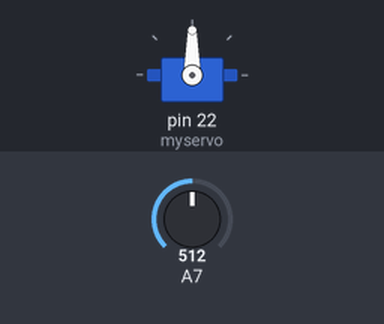
This sketch was run on a simulated Arduino Mega 2560, built with avr-gcc and run on an emulated ATmega2560. Shown: servo. The test bench sets the inputs (shaded band); at power-on: A7 = 512.

Above: at 1.2 s.
1.3 s: A7 set to 0
At 7.4 s:
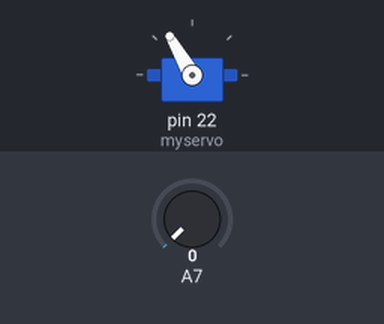
At 11.95 s:
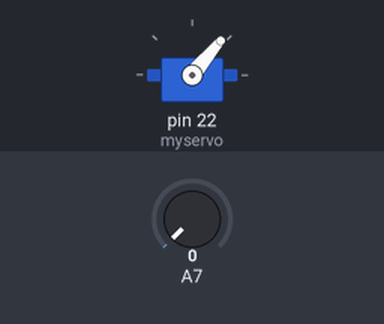
Timing chart, 0 to 13.6 s (numbered marks = the images above; inputs shaded):
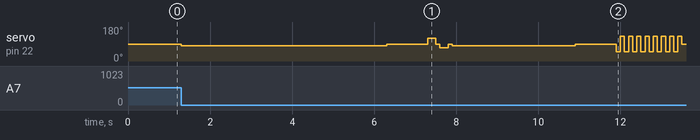

The sketch:

clock.ino
```cpp
#include <Servo.h>

#define t1 5000 //avanti normale
#define t2 1000 // pausa
#define t3 200  // passetto indietro
#define t4 100 // pausa
#define t5 200 // passetto avanti
#define t6 100 // pausa
#define t7 3000 // avanti normale
#define t8 1000 // pausa
#define t9 100 // ripetuti avanti indietro
#define t10 5000 // indietro veloce fino a preistoria

Servo myservo;  // create servo object to control a servo

int potpin = 23;  // analog pin used to connect the potentiometer
int val;    // variable to read the value from the analog pin

void setup() {
  myservo.attach(22);  // attaches the servo on pin 9 to the servo object
}

void loop() {
  val = analogRead(potpin);            // reads the value of the potentiometer (value between 0 and 1023)
  val = map(val, 0, 1023, 0, 180);     // scale it to use it with the servo (value between 0 and 180)
  Serial.println(val);
  myservo.write(90);
  if (val == 0) {
    myservo.write(80);
    delay(t1);
    myservo.write(90);
    delay(t2);
    myservo.write(120);
    delay(t3);
    myservo.write(90);
    delay(t4);
    myservo.write(70);
    delay(t5);
    myservo.write(90);
    delay(t6);
    myservo.write(80);
    delay(t7);
    myservo.write(90);
    delay(t8);
    for (int i = 0 ; i < 8; i++) {
      myservo.write(50);
      delay(t9);
      myservo.write(130);
      delay(t9);
    }
    myservo.write(90);
    delay(t8);
    myservo.write(180);
    delay(t10);
    myservo.write(90);
  }
  if(val == 180){
    myservo.write(80);
    delay(300);
  }
}
```
